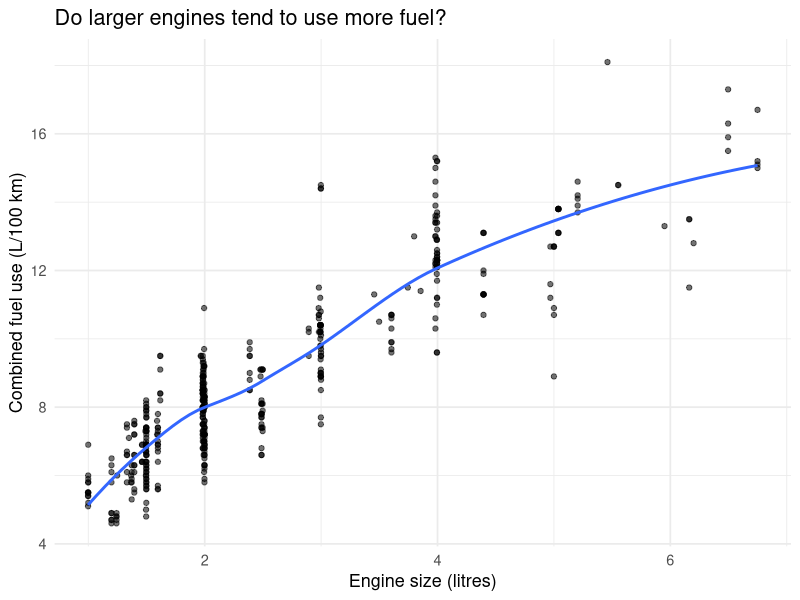
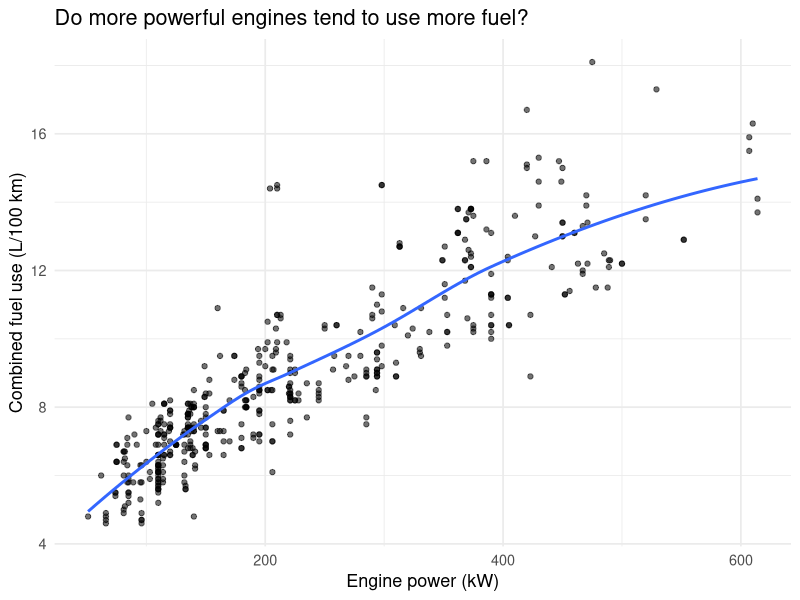
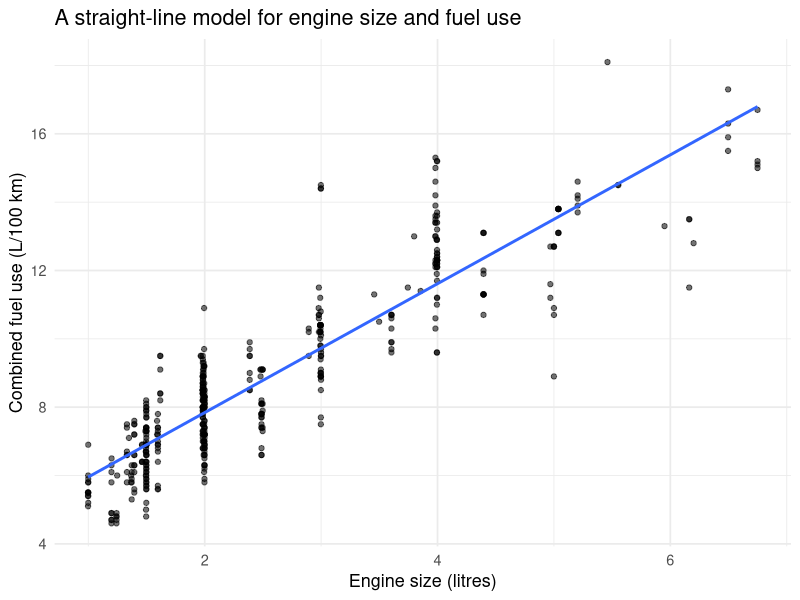
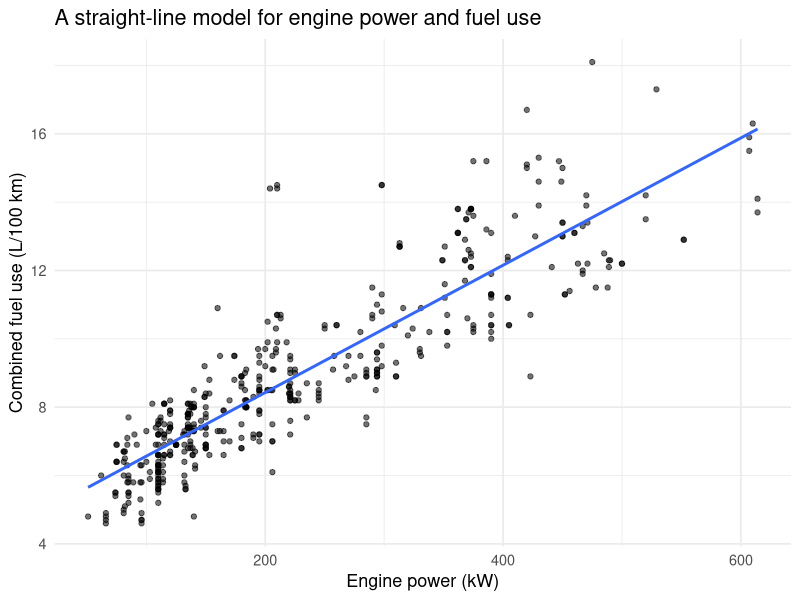
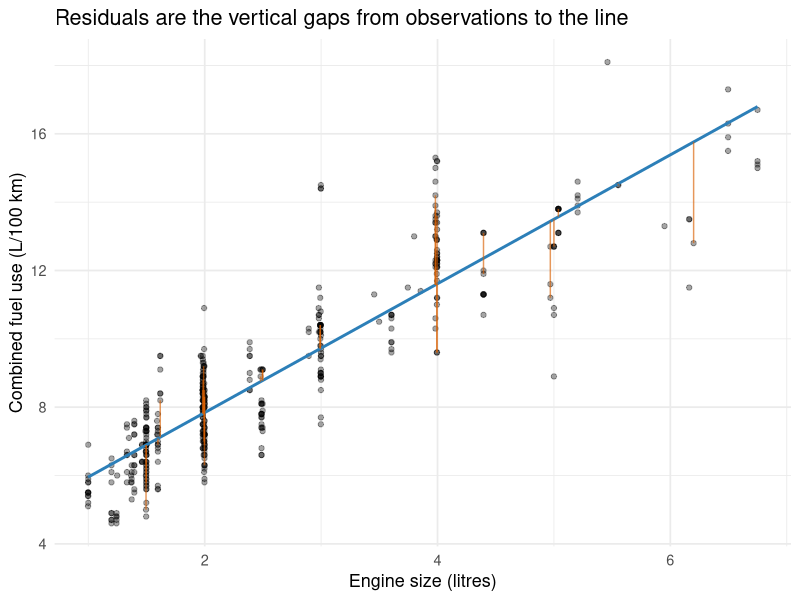
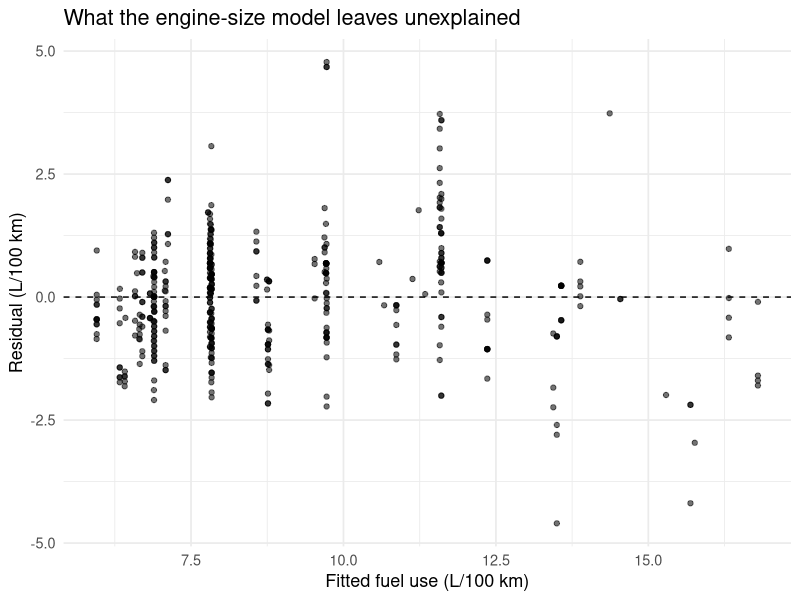
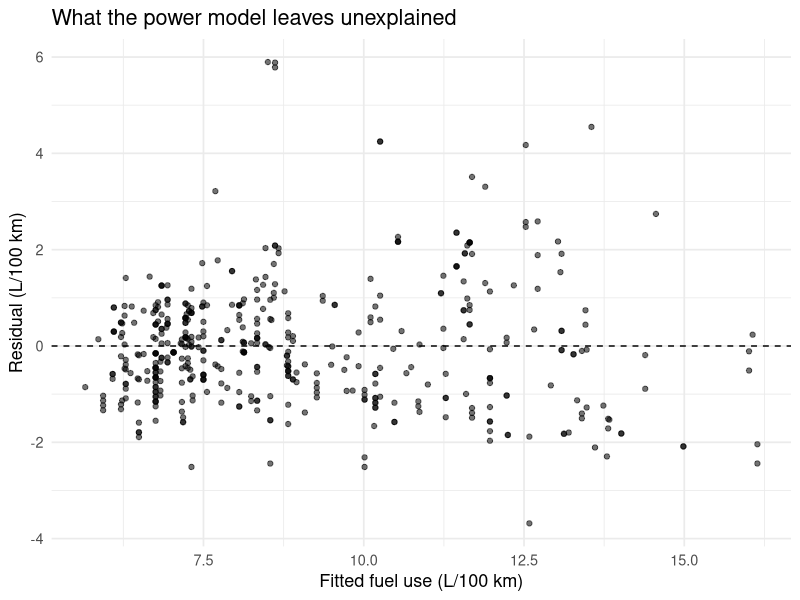
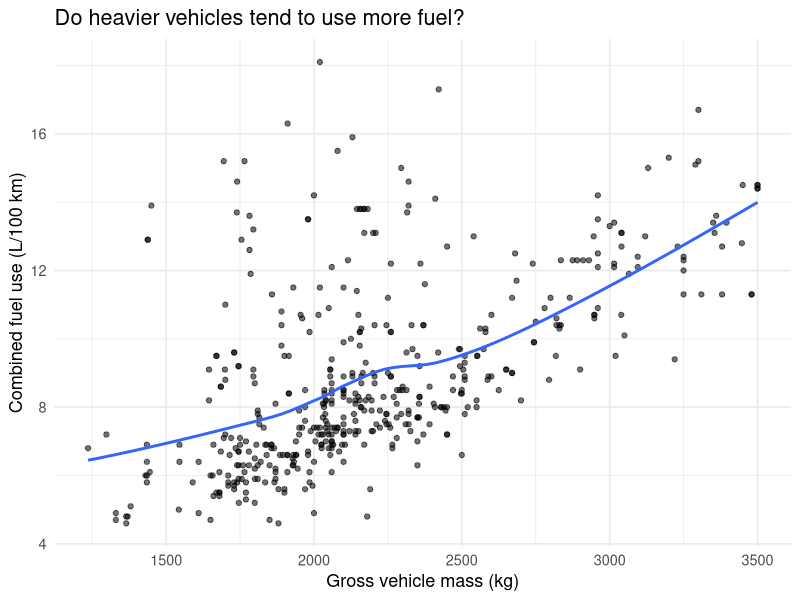

Write R code to recreate these figures, in order.
## ---- chunk 1
#| label: setup
library(readr)
library(dplyr)
library(ggplot2)
library(tibble)
library(broom)

vehicles <- read_csv("nz_vehicles_2025.csv", show_col_types = FALSE)
## ---- chunk 2
#| label: glimpse
glimpse(vehicles)
## ---- chunk 3
#| label: engine-loess
#| fig-cap: "Combined fuel use and engine size for 2025 petrol passenger vehicles."
#| fig-alt: "Scatterplot with engine size in litres on the horizontal axis and combined fuel use in litres per 100 kilometres on the vertical axis, showing a generally increasing relationship."
#| out-width: "100%"
ggplot(vehicles, aes(x = engine_l, y = fuel_use_l_per_100km)) +
  geom_point(alpha = 0.55) +
  geom_smooth(method = "loess", se = FALSE) +
  labs(
    x = "Engine size (litres)",
    y = "Combined fuel use (L/100 km)",
    title = "Do larger engines tend to use more fuel?"
  ) +
  theme_minimal(base_size = 13)
## ---- chunk 4
#| label: engine-correlation
vehicles |>
  summarise(
    engine_correlation = cor(engine_l, fuel_use_l_per_100km)
  )
## ---- chunk 5
#| label: power-loess
#| fig-cap: "Combined fuel use and engine power for 2025 petrol passenger vehicles."
#| fig-alt: "Scatterplot with power in kilowatts on the horizontal axis and combined fuel use in litres per 100 kilometres on the vertical axis, showing a generally increasing relationship."
#| out-width: "100%"
ggplot(vehicles, aes(x = power_kw, y = fuel_use_l_per_100km)) +
  geom_point(alpha = 0.55) +
  geom_smooth(method = "loess", se = FALSE) +
  labs(
    x = "Engine power (kW)",
    y = "Combined fuel use (L/100 km)",
    title = "Do more powerful engines tend to use more fuel?"
  ) +
  theme_minimal(base_size = 13)
## ---- chunk 6
#| label: power-correlation
vehicles |>
  summarise(
    power_correlation = cor(power_kw, fuel_use_l_per_100km)
  )
## ---- chunk 7
#| label: fit-engine-model
engine_model <- lm(
  fuel_use_l_per_100km ~ engine_l,
  data = vehicles
)

engine_model
## ---- chunk 8
#| label: plot-engine-model
#| fig-cap: "The fitted engine-size linear model."
#| fig-alt: "Scatterplot of engine size and combined fuel use with a fitted straight line."
#| out-width: "100%"
ggplot(vehicles, aes(x = engine_l, y = fuel_use_l_per_100km)) +
  geom_point(alpha = 0.55) +
  geom_smooth(method = "lm", se = FALSE) +
  labs(
    x = "Engine size (litres)",
    y = "Combined fuel use (L/100 km)",
    title = "A straight-line model for engine size and fuel use"
  ) +
  theme_minimal(base_size = 13)
## ---- chunk 9
#| label: fit-power-model
power_model <- lm(
  fuel_use_l_per_100km ~ power_kw,
  data = vehicles
)

power_model
## ---- chunk 10
#| label: plot-power-model
#| fig-cap: "The fitted power linear model."
#| fig-alt: "Scatterplot of engine power and combined fuel use with a fitted straight line."
#| out-width: "100%"
ggplot(vehicles, aes(x = power_kw, y = fuel_use_l_per_100km)) +
  geom_point(alpha = 0.55) +
  geom_smooth(method = "lm", se = FALSE) +
  labs(
    x = "Engine power (kW)",
    y = "Combined fuel use (L/100 km)",
    title = "A straight-line model for engine power and fuel use"
  ) +
  theme_minimal(base_size = 13)
## ---- chunk 11
#| label: engine-coefficients
engine_coef <- coef(engine_model)
engine_coef
## ---- chunk 12
#| label: power-coefficients
power_coef <- coef(power_model)
power_coef
## ---- chunk 13
#| label: engine-augment
engine_results <- augment(engine_model)

engine_results |>
  select(engine_l, fuel_use_l_per_100km, .fitted, .resid) |>
  slice_head(n = 8)
## ---- chunk 14
#| label: engine-residual-gaps
#| fig-cap: "Observed fuel use, the engine-size fitted line, and a sample of residual gaps."
#| fig-alt: "Scatterplot with a fitted straight line and vertical segments connecting selected observations to the line."
#| out-width: "100%"
set.seed(297101)
engine_gap_data <- engine_results |>
  slice_sample(n = min(35, nrow(engine_results)))

ggplot(vehicles, aes(x = engine_l, y = fuel_use_l_per_100km)) +
  geom_point(alpha = 0.35) +
  geom_line(
    data = engine_results |> arrange(engine_l),
    aes(y = .fitted),
    colour = "#2C7FB8",
    linewidth = 1
  ) +
  geom_segment(
    data = engine_gap_data,
    aes(xend = engine_l, yend = .fitted),
    alpha = 0.65,
    colour = "#D95F02"
  ) +
  labs(
    x = "Engine size (litres)",
    y = "Combined fuel use (L/100 km)",
    title = "Residuals are the vertical gaps from observations to the line"
  ) +
  theme_minimal(base_size = 13)
## ---- chunk 15
#| label: engine-residual-plot
#| fig-cap: "Residuals from the engine-size model versus fitted fuel-use values."
#| fig-alt: "Engine-size model residuals plotted against fitted values with a horizontal zero line."
#| out-width: "100%"
ggplot(engine_results, aes(x = .fitted, y = .resid)) +
  geom_point(alpha = 0.55) +
  geom_hline(yintercept = 0, linetype = "dashed") +
  labs(
    x = "Fitted fuel use (L/100 km)",
    y = "Residual (L/100 km)",
    title = "What the engine-size model leaves unexplained"
  ) +
  theme_minimal(base_size = 13)
## ---- chunk 16
#| label: engine-residual-summary
engine_results |>
  summarise(
    mean_residual = mean(.resid),
    response_variance = var(fuel_use_l_per_100km),
    residual_variance = var(.resid)
  )
## ---- chunk 17
#| label: power-augment
power_results <- augment(power_model)

power_results |>
  select(power_kw, fuel_use_l_per_100km, .fitted, .resid) |>
  slice_head(n = 8)
## ---- chunk 18
#| label: power-residual-plot
#| fig-cap: "Residuals from the power model versus fitted fuel-use values."
#| fig-alt: "Power-model residuals plotted against fitted values with a horizontal zero line."
#| out-width: "100%"
ggplot(power_results, aes(x = .fitted, y = .resid)) +
  geom_point(alpha = 0.55) +
  geom_hline(yintercept = 0, linetype = "dashed") +
  labs(
    x = "Fitted fuel use (L/100 km)",
    y = "Residual (L/100 km)",
    title = "What the power model leaves unexplained"
  ) +
  theme_minimal(base_size = 13)
## ---- chunk 19
#| label: power-residual-summary
power_results |>
  summarise(
    mean_residual = mean(.resid),
    response_variance = var(fuel_use_l_per_100km),
    residual_variance = var(.resid)
  )
## ---- chunk 20
#| label: mass-explore
#| fig-cap: "Combined fuel use and gross vehicle mass."
#| fig-alt: "Scatterplot with gross vehicle mass in kilograms on the horizontal axis and combined fuel use in litres per 100 kilometres on the vertical axis, showing a moderately increasing relationship."
#| out-width: "100%"
ggplot(vehicles, aes(x = gross_mass_kg, y = fuel_use_l_per_100km)) +
  geom_point(alpha = 0.55) +
  geom_smooth(method = "loess", se = FALSE) +
  labs(
    x = "Gross vehicle mass (kg)",
    y = "Combined fuel use (L/100 km)",
    title = "Do heavier vehicles tend to use more fuel?"
  ) +
  theme_minimal(base_size = 13)

vehicles |>
  summarise(
    mass_correlation = cor(gross_mass_kg, fuel_use_l_per_100km)
  )
## ---- chunk 21
#| label: mass-fit
mass_model <- lm(
  fuel_use_l_per_100km ~ gross_mass_kg,
  data = vehicles
)

mass_model

ggplot(vehicles, aes(x = gross_mass_kg, y = fuel_use_l_per_100km)) +
  geom_point(alpha = 0.55) +
  geom_smooth(method = "lm", se = FALSE) +
  labs(
    x = "Gross vehicle mass (kg)",
    y = "Combined fuel use (L/100 km)",
    title = "A straight-line model for mass and fuel use"
  ) +
  theme_minimal(base_size = 13)
## ---- chunk 22
#| label: mass-coefficients
mass_coef <- coef(mass_model)
mass_coef
## ---- chunk 23
#| label: mass-residuals
mass_results <- augment(mass_model)

ggplot(mass_results, aes(x = .fitted, y = .resid)) +
  geom_point(alpha = 0.55) +
  geom_hline(yintercept = 0, linetype = "dashed") +
  labs(
    x = "Fitted fuel use (L/100 km)",
    y = "Residual (L/100 km)",
    title = "What the mass model leaves unexplained"
  ) +
  theme_minimal(base_size = 13)

mass_results |>
  summarise(
    mean_residual = mean(.resid),
    response_variance = var(fuel_use_l_per_100km),
    residual_variance = var(.resid)
  )
